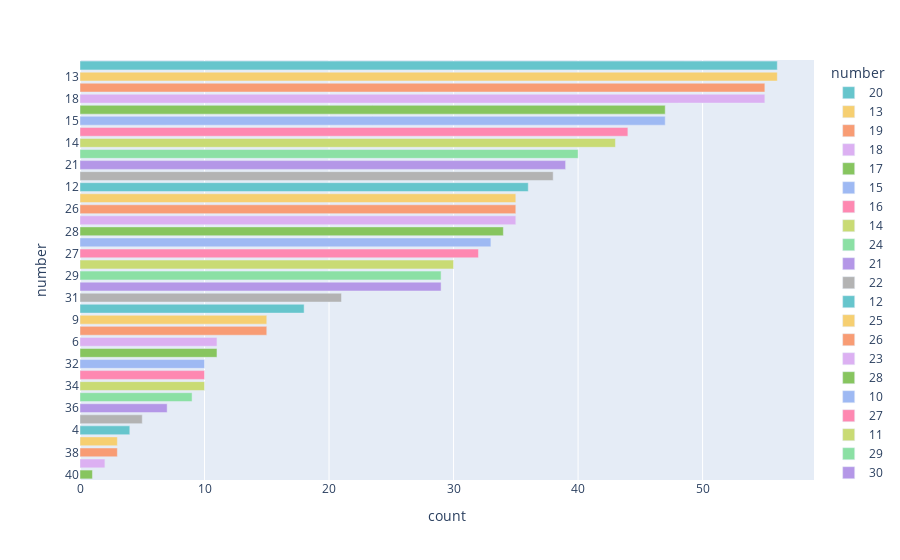

This figure's notebook cell:
### Code cell
# 세번째 번호 전체 빈도수
fig = px.bar(number3, x='count', y='number', 
             color = 'number', color_discrete_sequence = px.colors.qualitative.Pastel)
fig.update_traces(
    textfont_size=14, 
    textposition='auto',
)

### Figure 1 — Plotly figure (JSON) as saved in the notebook; plotly's stock layout.template omitted (floating-point values rounded to 4 significant figures)
{"data": [{"alignmentgroup": "True", "hovertemplate": "number=%{y}<br>count=%{x}<extra></extra>", "legendgroup": "20", "marker": {"color": "rgb(102, 197, 204)", "pattern": {"shape": ""}}, "name": "20", "offsetgroup": "20", "orientation": "h", "showlegend": true, "textfont": {"size": 14}, "textposition": "auto", "type": "bar", "x": [56], "xaxis": "x", "y": ["20"], "yaxis": "y"}, {"alignmentgroup": "True", "hovertemplate": "number=%{y}<br>count=%{x}<extra></extra>", "legendgroup": "13", "marker": {"color": "rgb(246, 207, 113)", "pattern": {"shape": ""}}, "name": "13", "offsetgroup": "13", "orientation": "h", "showlegend": true, "textfont": {"size": 14}, "textposition": "auto", "type": "bar", "x": [56], "xaxis": "x", "y": ["13"], "yaxis": "y"}, {"alignmentgroup": "True", "hovertemplate": "number=%{y}<br>count=%{x}<extra></extra>", "legendgroup": "19", "marker": {"color": "rgb(248, 156, 116)", "pattern": {"shape": ""}}, "name": "19", "offsetgroup": "19", "orientation": "h", "showlegend": true, "textfont": {"size": 14}, "textposition": "auto", "type": "bar", "x": [55], "xaxis": "x", "y": ["19"], "yaxis": "y"}, {"alignmentgroup": "True", "hovertemplate": "number=%{y}<br>count=%{x}<extra></extra>", "legendgroup": "18", "marker": {"color": "rgb(220, 176, 242)", "pattern": {"shape": ""}}, "name": "18", "offsetgroup": "18", "orientation": "h", "showlegend": true, "textfont": {"size": 14}, "textposition": "auto", "type": "bar", "x": [55], "xaxis": "x", "y": ["18"], "yaxis": "y"}, {"alignmentgroup": "True", "hovertemplate": "number=%{y}<br>count=%{x}<extra></extra>", "legendgroup": "17", "marker": {"color": "rgb(135, 197, 95)", "pattern": {"shape": ""}}, "name": "17", "offsetgroup": "17", "orientation": "h", "showlegend": true, "textfont": {"size": 14}, "textposition": "auto", "type": "bar", "x": [47], "xaxis": "x", "y": ["17"], "yaxis": "y"}, {"alignmentgroup": "True", "hovertemplate": "number=%{y}<br>count=%{x}<extra></extra>", "legendgroup": "15", "marker": {"color": "rgb(158, 185, 243)", "pattern": {"shape": ""}}, "name": "15", "offsetgroup": "15", "orientation": "h", "showlegend": true, "textfont": {"size": 14}, "textposition": "auto", "type": "bar", "x": [47], "xaxis": "x", "y": ["15"], "yaxis": "y"}, {"alignmentgroup": "True", "hovertemplate": "number=%{y}<br>count=%{x}<extra></extra>", "legendgroup": "16", "marker": {"color": "rgb(254, 136, 177)", "pattern": {"shape": ""}}, "name": "16", "offsetgroup": "16", "orientation": "h", "showlegend": true, "textfont": {"size": 14}, "textposition": "auto", "type": "bar", "x": [44], "xaxis": "x", "y": ["16"], "yaxis": "y"}, {"alignmentgroup": "True", "hovertemplate": "number=%{y}<br>count=%{x}<extra></extra>", "legendgroup": "14", "marker": {"color": "rgb(201, 219, 116)", "pattern": {"shape": ""}}, "name": "14", "offsetgroup": "14", "orientation": "h", "showlegend": true, "textfont": {"size": 14}, "textposition": "auto", "type": "bar", "x": [43], "xaxis": "x", "y": ["14"], "yaxis": "y"}, {"alignmentgroup": "True", "hovertemplate": "number=%{y}<br>count=%{x}<extra></extra>", "legendgroup": "24", "marker": {"color": "rgb(139, 224, 164)", "pattern": {"shape": ""}}, "name": "24", "offsetgroup": "24", "orientation": "h", "showlegend": true, "textfont": {"size": 14}, "textposition": "auto", "type": "bar", "x": [40], "xaxis": "x", "y": ["24"], "yaxis": "y"}, {"alignmentgroup": "True", "hovertemplate": "number=%{y}<br>count=%{x}<extra></extra>", "legendgroup": "21", "marker": {"color": "rgb(180, 151, 231)", "pattern": {"shape": ""}}, "name": "21", "offsetgroup": "21", "orientation": "h", "showlegend": true, "textfont": {"size": 14}, "textposition": "auto", "type": "bar", "x": [39], "xaxis": "x", "y": ["21"], "yaxis": "y"}, {"alignmentgroup": "True", "hovertemplate": "number=%{y}<br>count=%{x}<extra></extra>", "legendgroup": "22", "marker": {"color": "rgb(179, 179, 179)", "pattern": {"shape": ""}}, "name": "22", "offsetgroup": "22", "orientation": "h", "showlegend": true, "textfont": {"size": 14}, "textposition": "auto", "type": "bar", "x": [38], "xaxis": "x", "y": ["22"], "yaxis": "y"}, {"alignmentgroup": "True", "hovertemplate": "number=%{y}<br>count=%{x}<extra></extra>", "legendgroup": "12", "marker": {"color": "rgb(102, 197, 204)", "pattern": {"shape": ""}}, "name": "12", "offsetgroup": "12", "orientation": "h", "showlegend": true, "textfont": {"size": 14}, "textposition": "auto", "type": "bar", "x": [36], "xaxis": "x", "y": ["12"], "yaxis": "y"}, {"alignmentgroup": "True", "hovertemplate": "number=%{y}<br>count=%{x}<extra></extra>", "legendgroup": "25", "marker": {"color": "rgb(246, 207, 113)", "pattern": {"shape": ""}}, "name": "25", "offsetgroup": "25", "orientation": "h", "showlegend": true, "textfont": {"size": 14}, "textposition": "auto", "type": "bar", "x": [35], "xaxis": "x", "y": ["25"], "yaxis": "y"}, {"alignmentgroup": "True", "hovertemplate": "number=%{y}<br>count=%{x}<extra></extra>", "legendgroup": "26", "marker": {"color": "rgb(248, 156, 116)", "pattern": {"shape": ""}}, "name": "26", "offsetgroup": "26", "orientation": "h", "showlegend": true, "textfont": {"size": 14}, "textposition": "auto", "type": "bar", "x": [35], "xaxis": "x", "y": ["26"], "yaxis": "y"}, {"alignmentgroup": "True", "hovertemplate": "number=%{y}<br>count=%{x}<extra></extra>", "legendgroup": "23", "marker": {"color": "rgb(220, 176, 242)", "pattern": {"shape": ""}}, "name": "23", "offsetgroup": "23", "orientation": "h", "showlegend": true, "textfont": {"size": 14}, "textposition": "auto", "type": "bar", "x": [35], "xaxis": "x", "y": ["23"], "yaxis": "y"}, {"alignmentgroup": "True", "hovertemplate": "number=%{y}<br>count=%{x}<extra></extra>", "legendgroup": "28", "marker": {"color": "rgb(135, 197, 95)", "pattern": {"shape": ""}}, "name": "28", "offsetgroup": "28", "orientation": "h", "showlegend": true, "textfont": {"size": 14}, "textposition": "auto", "type": "bar", "x": [34], "xaxis": "x", "y": ["28"], "yaxis": "y"}, {"alignmentgroup": "True", "hovertemplate": "number=%{y}<br>count=%{x}<extra></extra>", "legendgroup": "10", "marker": {"color": "rgb(158, 185, 243)", "pattern": {"shape": ""}}, "name": "10", "offsetgroup": "10", "orientation": "h", "showlegend": true, "textfont": {"size": 14}, "textposition": "auto", "type": "bar", "x": [33], "xaxis": "x", "y": ["10"], "yaxis": "y"}, {"alignmentgroup": "True", "hovertemplate": "number=%{y}<br>count=%{x}<extra></extra>", "legendgroup": "27", "marker": {"color": "rgb(254, 136, 177)", "pattern": {"shape": ""}}, "name": "27", "offsetgroup": "27", "orientation": "h", "showlegend": true, "textfont": {"size": 14}, "textposition": "auto", "type": "bar", "x": [32], "xaxis": "x", "y": ["27"], "yaxis": "y"}, {"alignmentgroup": "True", "hovertemplate": "number=%{y}<br>count=%{x}<extra></extra>", "legendgroup": "11", "marker": {"color": "rgb(201, 219, 116)", "pattern": {"shape": ""}}, "name": "11", "offsetgroup": "11", "orientation": "h", "showlegend": true, "textfont": {"size": 14}, "textposition": "auto", "type": "bar", "x": [30], "xaxis": "x", "y": ["11"], "yaxis": "y"}, {"alignmentgroup": "True", "hovertemplate": "number=%{y}<br>count=%{x}<extra></extra>", "legendgroup": "29", "marker": {"color": "rgb(139, 224, 164)", "pattern": {"shape": ""}}, "name": "29", "offsetgroup": "29", "orientation": "h", "showlegend": true, "textfont": {"size": 14}, "textposition": "auto", "type": "bar", "x": [29], "xaxis": "x", "y": ["29"], "yaxis": "y"}, {"alignmentgroup": "True", "hovertemplate": "number=%{y}<br>count=%{x}<extra></extra>", "legendgroup": "30", "marker": {"color": "rgb(180, 151, 231)", "pattern": {"shape": ""}}, "name": "30", "offsetgroup": "30", "orientation": "h", "showlegend": true, "textfont": {"size": 14}, "textposition": "auto", "type": "bar", "x": [29], "xaxis": "x", "y": ["30"], "yaxis": "y"}, {"alignmentgroup": "True", "hovertemplate": "number=%{y}<br>count=%{x}<extra></extra>", "legendgroup": "31", "marker": {"color": "rgb(179, 179, 179)", "pattern": {"shape": ""}}, "name": "31", "offsetgroup": "31", "orientation": "h", "showlegend": true, "textfont": {"size": 14}, "textposition": "auto", "type": "bar", "x": [21], "xaxis": "x", "y": ["31"], "yaxis": "y"}, {"alignmentgroup": "True", "hovertemplate": "number=%{y}<br>count=%{x}<extra></extra>", "legendgroup": "8", "marker": {"color": "rgb(102, 197, 204)", "pattern": {"shape": ""}}, "name": "8", "offsetgroup": "8", "orientation": "h", "showlegend": true, "textfont": {"size": 14}, "textposition": "auto", "type": "bar", "x": [18], "xaxis": "x", "y": ["8"], "yaxis": "y"}, {"alignmentgroup": "True", "hovertemplate": "number=%{y}<br>count=%{x}<extra></extra>", "legendgroup": "9", "marker": {"color": "rgb(246, 207, 113)", "pattern": {"shape": ""}}, "name": "9", "offsetgroup": "9", "orientation": "h", "showlegend": true, "textfont": {"size": 14}, "textposition": "auto", "type": "bar", "x": [15], "xaxis": "x", "y": ["9"], "yaxis": "y"}, {"alignmentgroup": "True", "hovertemplate": "number=%{y}<br>count=%{x}<extra></extra>", "legendgroup": "33", "marker": {"color": "rgb(248, 156, 116)", "pattern": {"shape": ""}}, "name": "33", "offsetgroup": "33", "orientation": "h", "showlegend": true, "textfont": {"size": 14}, "textposition": "auto", "type": "bar", "x": [15], "xaxis": "x", "y": ["33"], "yaxis": "y"}, {"alignmentgroup": "True", "hovertemplate": "number=%{y}<br>count=%{x}<extra></extra>", "legendgroup": "6", "marker": {"color": "rgb(220, 176, 242)", "pattern": {"shape": ""}}, "name": "6", "offsetgroup": "6", "orientation": "h", "showlegend": true, "textfont": {"size": 14}, "textposition": "auto", "type": "bar", "x": [11], "xaxis": "x", "y": ["6"], "yaxis": "y"}, {"alignmentgroup": "True", "hovertemplate": "number=%{y}<br>count=%{x}<extra></extra>", "legendgroup": "35", "marker": {"color": "rgb(135, 197, 95)", "pattern": {"shape": ""}}, "name": "35", "offsetgroup": "35", "orientation": "h", "showlegend": true, "textfont": {"size": 14}, "textposition": "auto", "type": "bar", "x": [11], "xaxis": "x", "y": ["35"], "yaxis": "y"}, {"alignmentgroup": "True", "hovertemplate": "number=%{y}<br>count=%{x}<extra></extra>", "legendgroup": "32", "marker": {"color": "rgb(158, 185, 243)", "pattern": {"shape": ""}}, "name": "32", "offsetgroup": "32", "orientation": "h", "showlegend": true, "textfont": {"size": 14}, "textposition": "auto", "type": "bar", "x": [10], "xaxis": "x", "y": ["32"], "yaxis": "y"}, {"alignmentgroup": "True", "hovertemplate": "number=%{y}<br>count=%{x}<extra></extra>", "legendgroup": "7", "marker": {"color": "rgb(254, 136, 177)", "pattern": {"shape": ""}}, "name": "7", "offsetgroup": "7", "orientation": "h", "showlegend": true, "textfont": {"size": 14}, "textposition": "auto", "type": "bar", "x": [10], "xaxis": "x", "y": ["7"], "yaxis": "y"}, {"alignmentgroup": "True", "hovertemplate": "number=%{y}<br>count=%{x}<extra></extra>", "legendgroup": "34", "marker": {"color": "rgb(201, 219, 116)", "pattern": {"shape": ""}}, "name": "34", "offsetgroup": "34", "orientation": "h", "showlegend": true, "textfont": {"size": 14}, "textposition": "auto", "type": "bar", "x": [10], "xaxis": "x", "y": ["34"], "yaxis": "y"}, {"alignmentgroup": "True", "hovertemplate": "number=%{y}<br>count=%{x}<extra></extra>", "legendgroup": "37", "marker": {"color": "rgb(139, 224, 164)", "pattern": {"shape": ""}}, "name": "37", "offsetgroup": "37", "orientation": "h", "showlegend": true, "textfont": {"size": 14}, "textposition": "auto", "type": "bar", "x": [9], "xaxis": "x", "y": ["37"], "yaxis": "y"}, {"alignmentgroup": "True", "hovertemplate": "number=%{y}<br>count=%{x}<extra></extra>", "legendgroup": "36", "marker": {"color": "rgb(180, 151, 231)", "pattern": {"shape": ""}}, "name": "36", "offsetgroup": "36", "orientation": "h", "showlegend": true, "textfont": {"size": 14}, "textposition": "auto", "type": "bar", "x": [7], "xaxis": "x", "y": ["36"], "yaxis": "y"}, {"alignmentgroup": "True", "hovertemplate": "number=%{y}<br>count=%{x}<extra></extra>", "legendgroup": "5", "marker": {"color": "rgb(179, 179, 179)", "pattern": {"shape": ""}}, "name": "5", "offsetgroup": "5", "orientation": "h", "showlegend": true, "textfont": {"size": 14}, "textposition": "auto", "type": "bar", "x": [5], "xaxis": "x", "y": ["5"], "yaxis": "y"}, {"alignmentgroup": "True", "hovertemplate": "number=%{y}<br>count=%{x}<extra></extra>", "legendgroup": "4", "marker": {"color": "rgb(102, 197, 204)", "pattern": {"shape": ""}}, "name": "4", "offsetgroup": "4", "orientation": "h", "showlegend": true, "textfont": {"size": 14}, "textposition": "auto", "type": "bar", "x": [4], "xaxis": "x", "y": ["4"], "yaxis": "y"}, {"alignmentgroup": "True", "hovertemplate": "number=%{y}<br>count=%{x}<extra></extra>", "legendgroup": "3", "marker": {"color": "rgb(246, 207, 113)", "pattern": {"shape": ""}}, "name": "3", "offsetgroup": "3", "orientation": "h", "showlegend": true, "textfont": {"size": 14}, "textposition": "auto", "type": "bar", "x": [3], "xaxis": "x", "y": ["3"], "yaxis": "y"}, {"alignmentgroup": "True", "hovertemplate": "number=%{y}<br>count=%{x}<extra></extra>", "legendgroup": "38", "marker": {"color": "rgb(248, 156, 116)", "pattern": {"shape": ""}}, "name": "38", "offsetgroup": "38", "orientation": "h", "showlegend": true, "textfont": {"size": 14}, "textposition": "auto", "type": "bar", "x": [3], "xaxis": "x", "y": ["38"], "yaxis": "y"}, {"alignmentgroup": "True", "hovertemplate": "number=%{y}<br>count=%{x}<extra></extra>", "legendgroup": "39", "marker": {"color": "rgb(220, 176, 242)", "pattern": {"shape": ""}}, "name": "39", "offsetgroup": "39", "orientation": "h", "showlegend": true, "textfont": {"size": 14}, "textposition": "auto", "type": "bar", "x": [2], "xaxis": "x", "y": ["39"], "yaxis": "y"}, {"alignmentgroup": "True", "hovertemplate": "number=%{y}<br>count=%{x}<extra></extra>", "legendgroup": "40", "marker": {"color": "rgb(135, 197, 95)", "pattern": {"shape": ""}}, "name": "40", "offsetgroup": "40", "orientation": "h", "showlegend": true, "textfont": {"size": 14}, "textposition": "auto", "type": "bar", "x": [1], "xaxis": "x", "y": ["40"], "yaxis": "y"}], "layout": {"barmode": "relative", "legend": {"title": {"text": "number"}, "tracegroupgap": 0}, "margin": {"t": 60}, "xaxis": {"anchor": "y", "domain": [0, 1], "title": {"text": "count"}}, "yaxis": {"anchor": "x", "categoryarray": ["40", "39", "38", "3", "4", "5", "36", "37", "34", "7", "32", "35", "6", "33", "9", "8", "31", "30", "29", "11", "27", "10", "28", "23", "26", "25", "12", "22", "21", "24", "14", "16", "15", "17", "18", "19", "13", "20"], "categoryorder": "array", "domain": [0, 1], "title": {"text": "number"}}}}
